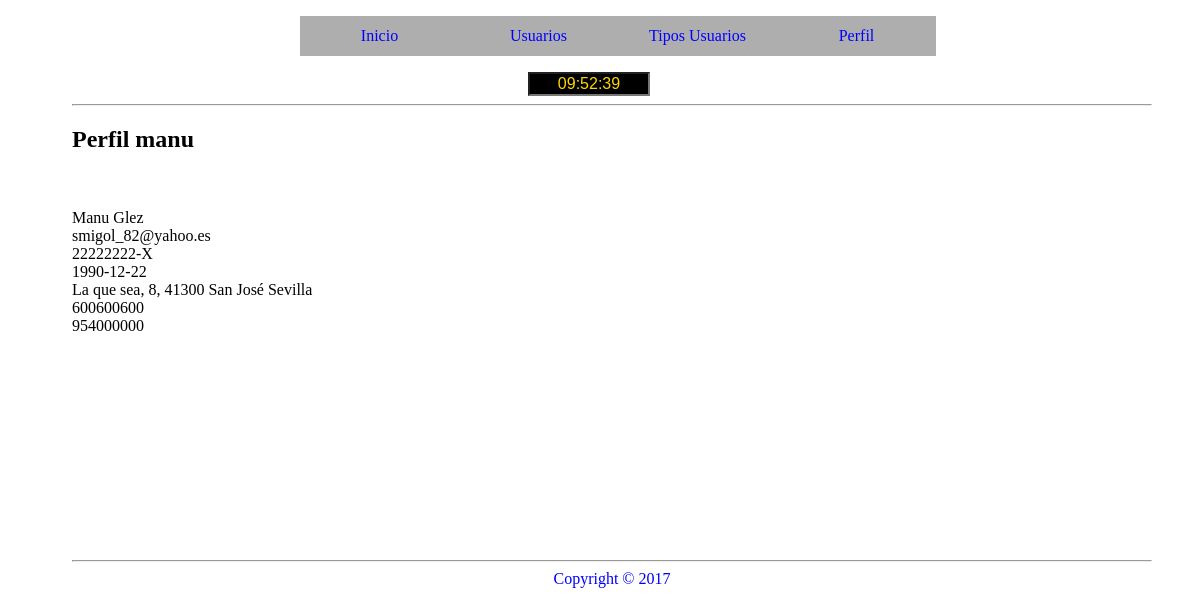
/controller/c_perfil.php (signed in), run on an earlier commit of the app's database.
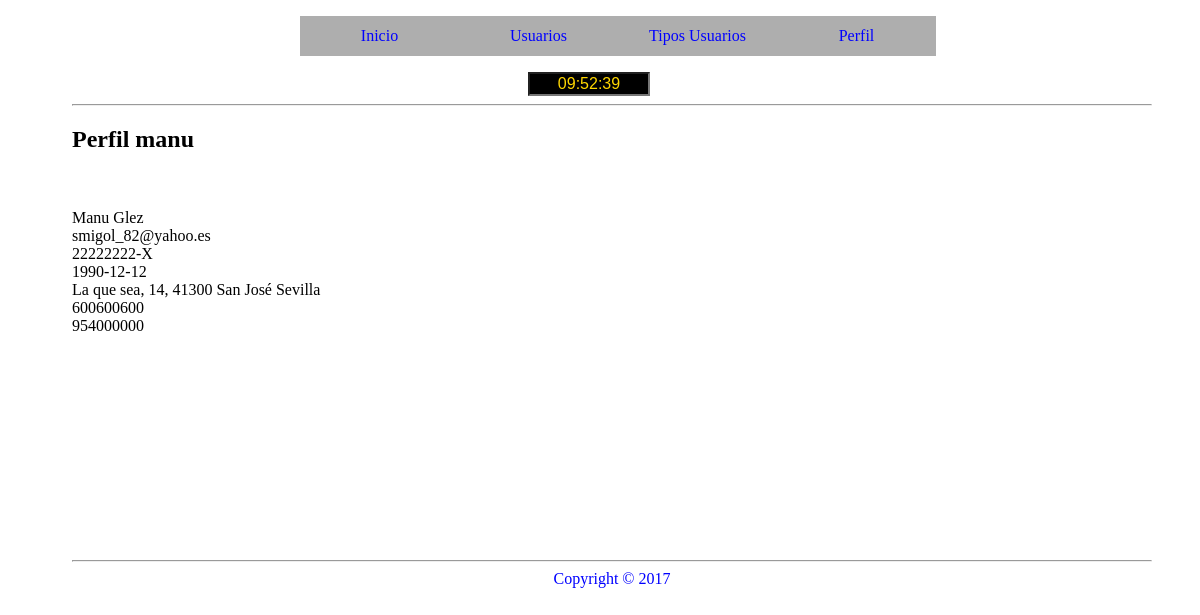
And on a later commit of the database.
### tables this page shows
CREATE TABLE `usuarios` (
  `idUsuario` int(11) NOT NULL,
  `username` varchar(20) NOT NULL,
  `password` varchar(255) NOT NULL,
  `email` varchar(255) NOT NULL,
  `name` varchar(100) NOT NULL,
  `surname` varchar(100) NOT NULL,
  `dni` varchar(10) NOT NULL,
  `birthday` date NOT NULL,
  `address` varchar(100) NOT NULL,
  `postal` varchar(5) NOT NULL,
  `town` varchar(100) NOT NULL,
  `province` varchar(100) NOT NULL,
  `mobile` varchar(9) NOT NULL,
  `telephone` varchar(9) DEFAULT NULL,
  `tipoUsuario` varchar(15) NOT NULL DEFAULT 'usuario',
  `estado` varchar(15) NOT NULL DEFAULT 'activado',
  `registro` datetime DEFAULT CURRENT_TIMESTAMP,
  `photo` varchar(100) DEFAULT NULL
);

### model/Usuarios.php (called while the page is built, shortened)
<?php
	require_once('Conectar.php');
	class Usuarios {
		private $idUsuario;
		private $email;
		private $name;
		private $surname;
		private $dni;
		private $birthday;
		private $address;
		private $postal;
		private $town;
		private $province;
		private $mobile;
		private $telephone;
		private $conectado;
		public function __construct($idUsuario=null){
			$this->conectarse= new Conectar();
			$this->conectado=$this->conectarse->conexion();
			if($idUsuario != "" || $idUsuario != 0){
        		$this->idUsuario=$idUsuario;
        		$this->recuperar();
      		}
		}
	    public function recuperar(){
	      $datosArray="SELECT * FROM usuarios WHERE idUsuario = $this->idUsuario";
	      $datos=$this->conectado->query($datosArray);
	      if($datosRecuperados=$datos->fetch_assoc()){
	        $this->idUsuario=$datosRecuperados['idUsuario'];
	        $this->email=$datosRecuperados['email'];
	        $this->name=$datosRecuperados['name'];
	        $this->surname=$datosRecuperados['surname'];
	        $this->dni=$datosRecuperados['dni'];
	        $this->birthday=$datosRecuperados['birthday'];
	        $this->address=$datosRecuperados['address'];
	        $this->postal=$datosRecuperados['postal'];
	        $this->town=$datosRecuperados['town'];
	        $this->province=$datosRecuperados['province'];
	        $this->mobile=$datosRecuperados['mobile'];
	        $this->telephone=$datosRecuperados['telephone'];
	      }
	    }
	    public function getEmail(){
	      return $this->email;
	    }
	    public function getName(){
	      return $this->name;
	    }
	    public function getSurname(){
	      return $this->surname;
	    }
	    public function getDNI(){
	      return $this->dni;
	    }
	    public function getBirthday(){
	      return $this->birthday;
	    }
	    public function getAddress(){
	      return $this->address;
	    }
	    public function getPostal(){
	      return $this->postal;
	    }
	    public function getTown(){
	      return $this->town;
	    }
	    public function getProvince(){
	      return $this->province;
	    }
	    public function getMobile(){
	      return $this->mobile;
	    }
	    public function getTelephone(){
	      return $this->telephone;
	    }
	}
 ?>

### model/Conectar.php (called while the page is built, shortened)
<?php
	class Conectar {
		 private $serverlocal;
		 public $login;
  		 public $contrasena;
  		 private $database;
         private $charset;
    	 private $conexion;
		public function __construct() {
			$this->serverlocal=SERVERLOCAL;
			$this->login=LOGIN;
			$this->contrasena=CONTRASENA;
			$this->database=DATABASE;
			$this->charset=CHARSET;
			$this->conexion="";
		}
		public function conexion(){
			try {
				$this->conexion = new mysqli($this->serverlocal, $this->login, $this->contrasena, $this->database);
				$this->conexion->query("SET NAMES '" . $this->charset . "'");
			} catch (Exception $e) {
				die("Error " . $e->getMessage());
				echo "Línea del error " . $e->getLine();
			}
			return $this->conexion;
		}
	}
 ?>

### model/m_perfil.php (called while the page is built, shortened)
<?php
	require_once('Usuarios.php');
	class Perfil {
		public function __construct($usuario,$contrasena){
			if (empty($_SESSION['idUsuario'])) {
				$this->objetoUsuario=new Usuarios();
			} else {
				$this->objetoUsuario=new Usuarios($_SESSION['idUsuario']);
			}
		}
	}
 ?>

### view/v_mostrarDatos.php (the view)
<?php
	echo $objetoPerfil->objetoUsuario->getRegistro() . "<br>";
	echo "<br>";
	echo $objetoPerfil->objetoUsuario->getName() . " " . $objetoPerfil->objetoUsuario->getSurname() . "<br>";
	echo $objetoPerfil->objetoUsuario->getEmail() . "<br>";
	echo $objetoPerfil->objetoUsuario->getDNI() . "<br>";
	echo $objetoPerfil->objetoUsuario->getBirthday() . "<br>";
	echo $objetoPerfil->objetoUsuario->getAddress() . ", " . $objetoPerfil->objetoUsuario->getPostal() . " " . $objetoPerfil->objetoUsuario->getTown() . " " . $objetoPerfil->objetoUsuario->getProvince() . "<br>";
	echo $objetoPerfil->objetoUsuario->getMobile() . "<br>";
	echo $objetoPerfil->objetoUsuario->getTelephone() . "<br>";
 ?>

What changed in the data, as far as the page shows it:
changed usuarios "Manu": birthday "1990-12-22" → "1990-12-12"; address "La que sea, 8" → "La que sea, 14"
